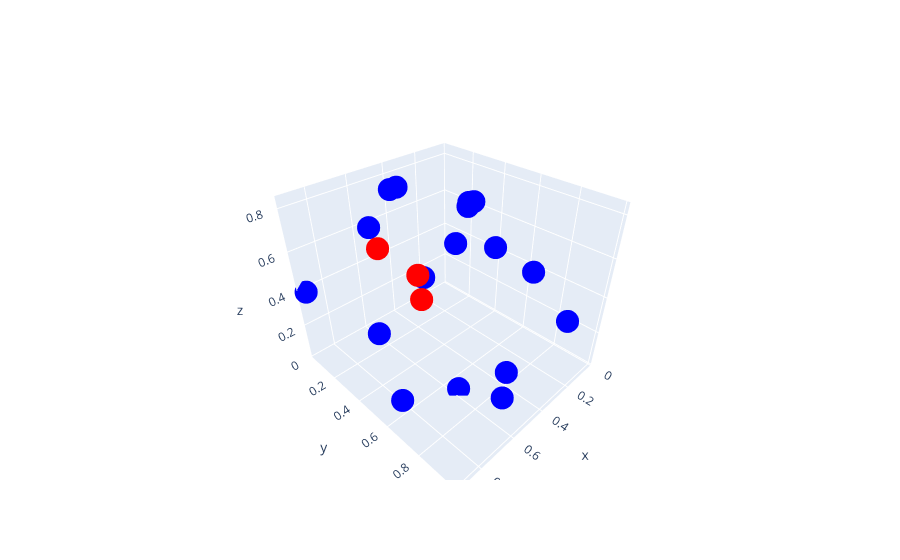

Notebook code cell kept with this figure:
### Code cell
import plotly.graph_objects as go 

_plot(df, d.ordered()[0:3])
